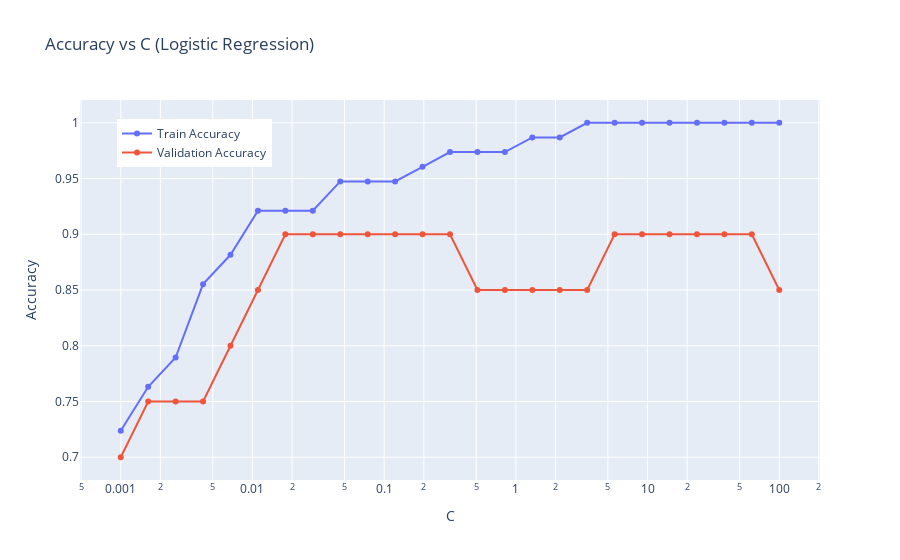

The notebook cell saved with this chart:
### Markdown cell above
### 📈 Logistic Regression

### Code cell
C_vals = np.logspace(-3, 2, 25)

results = [
    (
        (model := LogisticRegression(C=c, random_state=42, solver='newton-cg')).fit(X_train_scaled, y_train),
        c
    )
    for c in C_vals
]

train_scores = [model.score(X_train_scaled, y_train) for model, _ in results]
val_scores = [model.score(X_val_scaled, y_val) for model, _ in results]

fig = go.Figure()
fig.add_trace(go.Scatter(x=C_vals, y=train_scores, mode='lines+markers', name='Train Accuracy'))
fig.add_trace(go.Scatter(x=C_vals, y=val_scores, mode='lines+markers', name='Validation Accuracy'))

fig.update_layout(
    title='Accuracy vs C (Logistic Regression)',
    xaxis=dict(title='C', type='log'),
    yaxis=dict(title='Accuracy'),
    legend=dict(x=0.05, y=0.95)
)

fig.show()

### Figure 1 — Plotly figure (JSON) as saved in the notebook; plotly's stock layout.template omitted (floating-point values rounded to 4 significant figures)
{"data": [{"mode": "lines+markers", "name": "Train Accuracy", "type": "scatter", "x": [0.001, 0.001616, 0.00261, 0.004217, 0.006813, 0.01101, 0.01778, 0.02873, 0.04642, 0.07499, 0.1212, 0.1957, 0.3162, 0.5109, 0.8254, 1.334, 2.154, 3.481, 5.623, 9.085, 14.68, 23.71, 38.31, 61.9, 100.0], "y": [0.7237, 0.7632, 0.7895, 0.8553, 0.8816, 0.9211, 0.9211, 0.9211, 0.9474, 0.9474, 0.9474, 0.9605, 0.9737, 0.9737, 0.9737, 0.9868, 0.9868, 1, 1, 1, 1, 1, 1, 1, 1]}, {"mode": "lines+markers", "name": "Validation Accuracy", "type": "scatter", "x": [0.001, 0.001616, 0.00261, 0.004217, 0.006813, 0.01101, 0.01778, 0.02873, 0.04642, 0.07499, 0.1212, 0.1957, 0.3162, 0.5109, 0.8254, 1.334, 2.154, 3.481, 5.623, 9.085, 14.68, 23.71, 38.31, 61.9, 100.0], "y": [0.7, 0.75, 0.75, 0.75, 0.8, 0.85, 0.9, 0.9, 0.9, 0.9, 0.9, 0.9, 0.9, 0.85, 0.85, 0.85, 0.85, 0.85, 0.9, 0.9, 0.9, 0.9, 0.9, 0.9, 0.85]}], "layout": {"legend": {"x": 0.05, "y": 0.95}, "title": {"text": "Accuracy vs C (Logistic Regression)"}, "xaxis": {"title": {"text": "C"}, "type": "log"}, "yaxis": {"title": {"text": "Accuracy"}}}}
